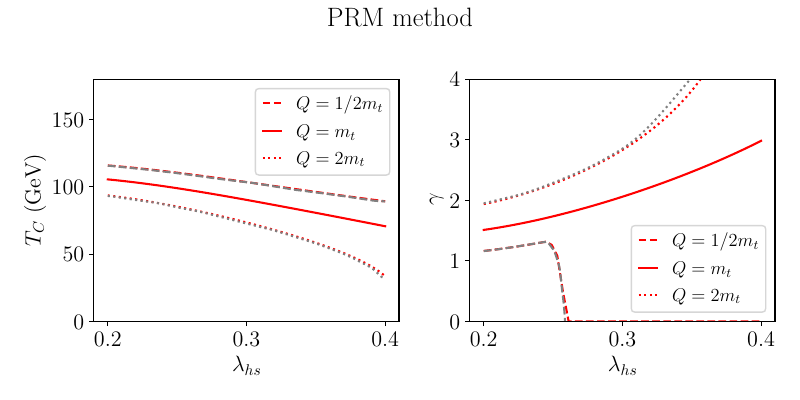

Generate this figure with Python:
#!/usr/bin/env python
"""
Compare h-bar expansion against https://arxiv.org/pdf/1808.01098.pdf fig. 2 
"""

from subprocess import run
from scipy.interpolate import interp1d
import matplotlib.pyplot as plt
import numpy as np
import subprocess

from call_pt import call_pt, transpose_list_dict
from style import style


if __name__ == "__main__":

    style()
    fig, ax = plt.subplots(1, 2, figsize=(8, 4))

    lambda_hs = np.linspace(0.2, 0.4)
    mtop = 173.03
    xi = 0.
    tree_level_tadpoles = True
    tree_ewsb = False

    lower = transpose_list_dict([call_pt("h_bar_expansion", l, 0.5 * mtop, xi, tree_level_tadpoles, tree_ewsb) for l in lambda_hs])
    central = transpose_list_dict([call_pt("h_bar_expansion", l, mtop, xi, tree_level_tadpoles, tree_ewsb) for l in lambda_hs])
    upper = transpose_list_dict([call_pt("h_bar_expansion", l, 2. * mtop, xi, tree_level_tadpoles, tree_ewsb) for l in lambda_hs])

    # TC and gamma

    for i, n in enumerate(["TC", "gamma_HT"]):
        ax[i].plot(lambda_hs, lower[n], color="red", ls="--", label="$Q = 1/2 m_t$")
        ax[i].plot(lambda_hs, central[n], color="red", ls="-", label="$Q = m_t$")
        ax[i].plot(lambda_hs, upper[n], color="red", ls=":", label="$Q = 2 m_t$")

    compare = np.loadtxt("compare.txt")
    ax[0].plot(compare[:, 0], compare[:, 1], c="grey", ls="--")
    ax[0].plot(compare[:, 0], compare[:, 2], c="grey", ls=":")
    ax[1].plot(compare[:, 0], compare[:, 3], c="grey", ls="--")
    ax[1].plot(compare[:, 0], compare[:, 4], c="grey", ls=":")

    ax[0].set_ylim(0., 180.)
    ax[1].set_ylim(0., 4.)
    ax[0].set_ylabel("$T_C$ (GeV)")
    ax[1].set_ylabel("$\gamma$")

    for a in ax:
        a.set_xlabel("$\lambda_{hs}$")
        a.legend(fontsize="small")
    
    plt.suptitle("PRM method")
    plt.tight_layout()
    plt.savefig("scale_h_bar_expansion.pdf")
